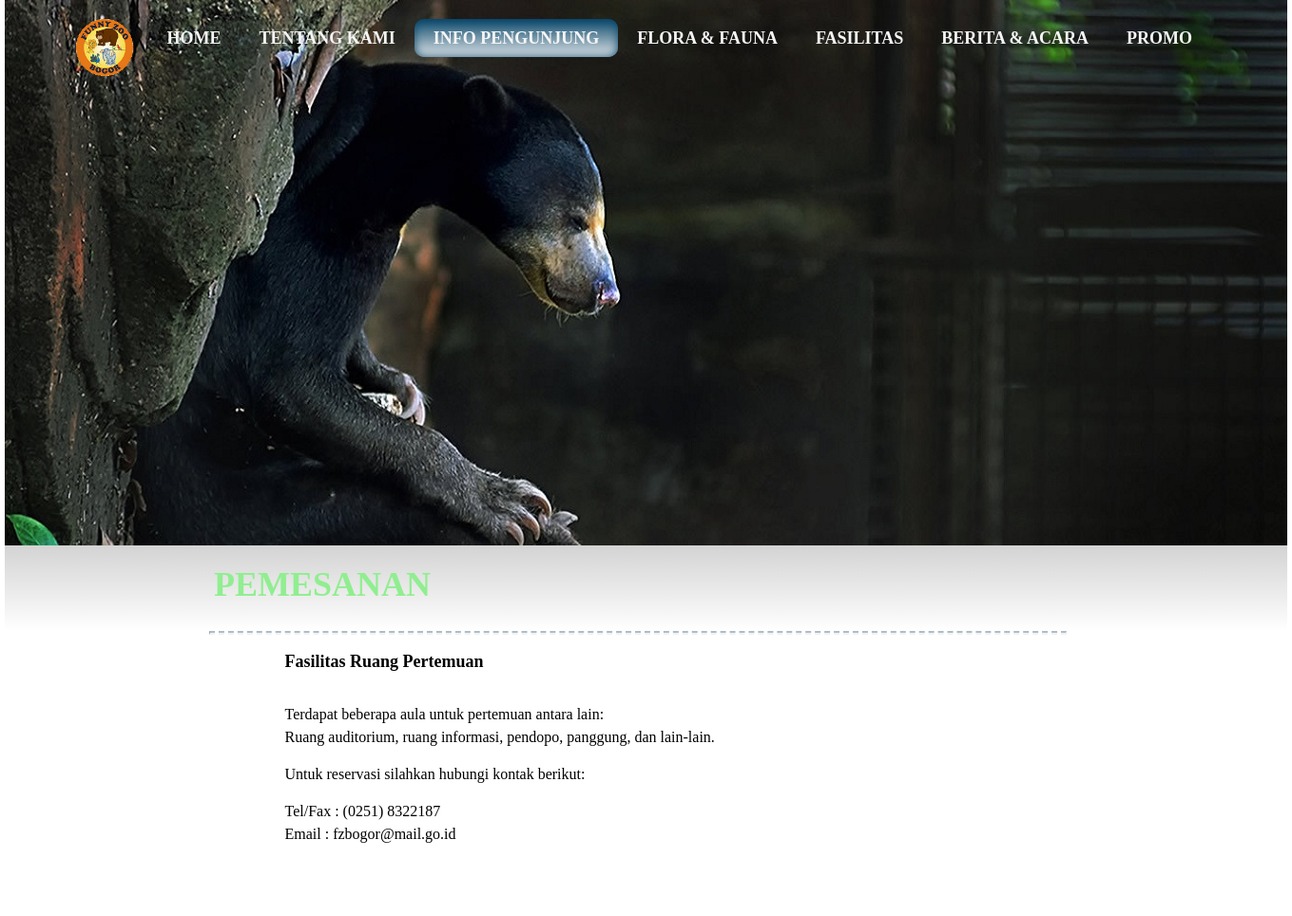
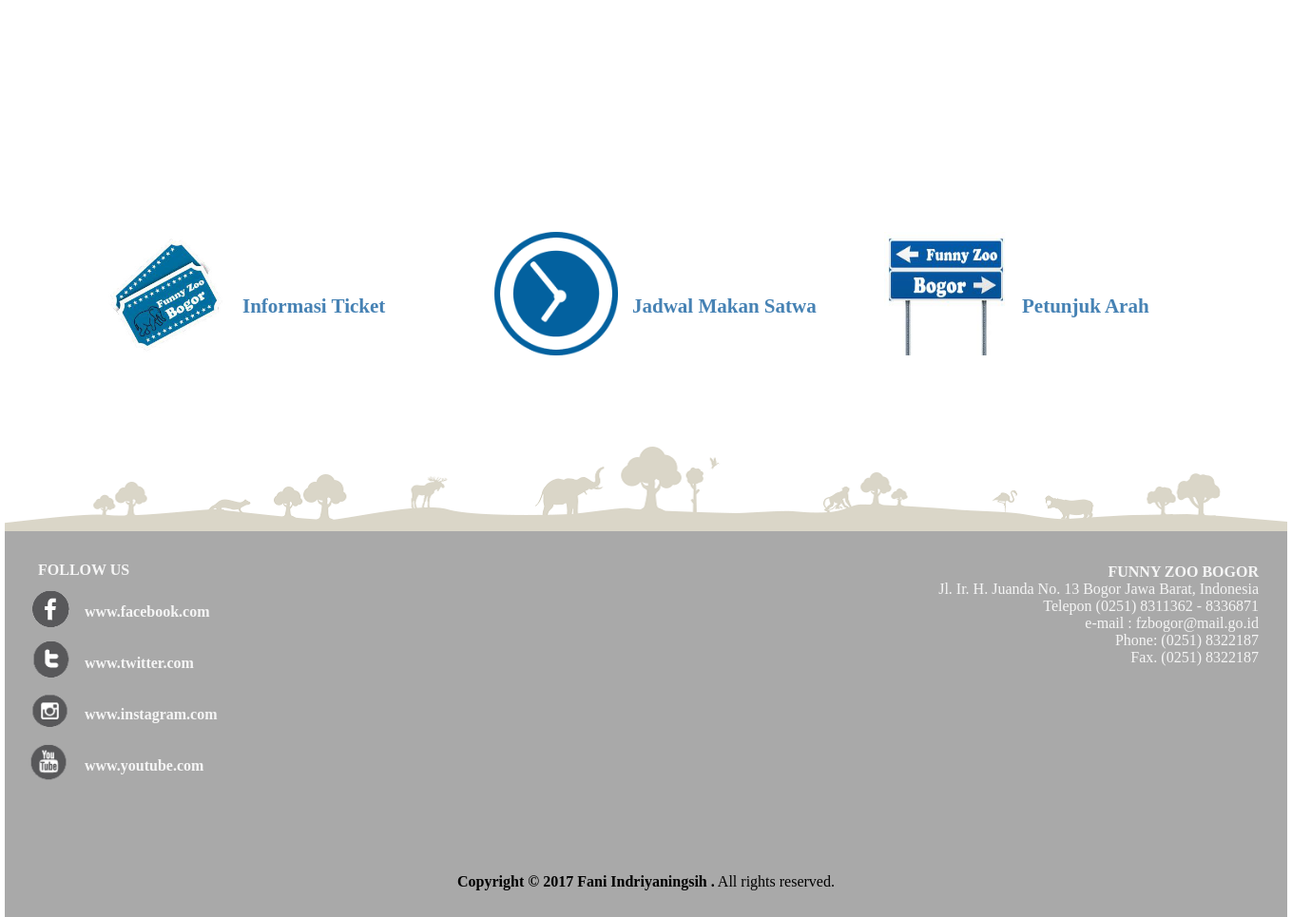
Page /CI_Funny_Zoo/index.php/funny_zoo/pemesanan on the committed database (2 pictures, top to bottom).
### tables this page shows
CREATE TABLE `tbl_ip` (
  `kd_ip` int(11) NOT NULL,
  `judul_ip` varchar(50) NOT NULL,
  `isi_ip` text NOT NULL,
  `foto_ip` varchar(100) NOT NULL,
  `tgl_ip` date NOT NULL,
  `kd_status` int(11) NOT NULL
);

### CI_Funny_Zoo/application/controllers/Funny_zoo.php (called while the page is built, shortened)
<?php
class Funny_zoo extends CI_Controller {
	public function __construct()
	{
		$this->load->model('funny_model');
	}
	public function pemesanan()
	{
		$data['pemesanan'] = $this->funny_model->get_pemesanan();
		$this->load->view('ip_pemesanan',$data);
	}
}

### CI_Funny_Zoo/index.php (called while the page is built, shortened)
<?php
require_once BASEPATH.'core/CodeIgniter.php';

### CI_Funny_Zoo/application/models/funny_model.php (called while the page is built, shortened)
<?php
class funny_model extends CI_Model
{
	public function get_pemesanan()
	{
		$this->db->where(['kd_status' => 1, 'kd_ip' => 4]);
		$query = $this->db->get('tbl_ip');
		if ( ! empty($query->row()) ) {
			return $query->row();
		}
		return false;
	}
}

### CI_Funny_Zoo/application/views/ip_pemesanan.php (the view, shortened to what this page needs)
<html>
  <head>
    <link rel="stylesheet" type="text/css" href="asset/template/t_pemesanan1.css">
  </head>
  <body>
        <div class="content" style="position:relative;">
        <header>
          <div id='cssmenu' style="position:absolute; top:0px; right:10px;z-index:2;">
              <ul>
                <li><img src="asset/images/gambar/logo.png" width="60px" height="60px" align="left">&nbsp;&nbsp;&nbsp;&nbsp;</li>
                <li class='has-sub '><a href='index.php'><span><b>HOME</b></span></a></li>
                <li class='has-sub '><a href='#'><span><b>TENTANG KAMI</b></span></a>
                </li>
                 <li class='has-sub active'><a href='#'><span><b>INFO PENGUNJUNG</b></span></a>
                </li>
                <li class='has-sub '><a href='#'><span><b>FLORA & FAUNA</b></span></a>
                </li>
                <li class='has-sub '><a href='#'><span><b>FASILITAS</b></span></a>
                </li>
                <li class='has-sub '><a href="<?php echo site_url ('berita') ; ?>"><span><b>BERITA & ACARA</b></span></a>
                </li>
                <li><a href="<?php echo site_url ('promo') ; ?>"><span><b>PROMO</b></span></a></li>
              </ul>
            </div>
           <div id="img_header">
           </div>
        </header>
        </div>
    <div id="konten1">
        <div class="judul">
          <h1><?= $pemesanan->judul_ip ?></h1>
        </div>
    </div>
        <hr class="onepixel">
    <div id="konten2">
      <div id="isi2">
      <div style="">
    <div id="isi2">
      <div class="hasil">
      	<h2>Fasilitas Ruang Pertemuan</h2>
        <p>
          <?php
        echo $pemesanan->isi_ip;
          ?>
        </p>
      </div>
    </div>
      </div>
    </div>
    <div id="info">
      <div id="info1">
      <div id="subinfo">
         <div class="sub1"><br>&nbsp;&nbsp;&nbsp;&nbsp;<a href="<?php echo site_url ('tiket') ; ?>"><img src="asset/images/icon/icon1.jpg" width="130px" height="130px"></a></div>
         <div class="sub2"><a href="<?php echo site_url ('tiket') ; ?>"><strong>Informasi Ticket</strong></a></div><br>
      </div>
      <div id="subinfo">
        <div class="sub1"><br>&nbsp;&nbsp;&nbsp;&nbsp;<a href="<?php echo site_url ('jadwal') ; ?>"><img src="asset/images/icon/icon2a.jpg" width="130px" height="130px"></a></div>
        <div class="sub2"><a href="<?php echo site_url ('jadwal') ; ?>"><strong>Jadwal Makan Satwa</strong></a></div><br>
      </div>
      <div id="subinfo">
        <div class="sub1"><br>&nbsp;&nbsp;&nbsp;&nbsp;<a href="<?php echo site_url ('peta') ; ?>"><img src="asset/images/icon/icon3.jpg" width="130px" height="130px"></a></div>
        <div class="sub2"><a href="<?php echo site_url ('peta') ; ?>"><strong>Petunjuk Arah</strong></a></div><br>
      </div>
    </div>
    </div>
    <div id="konten3">
    </div>
   <div id="footer">
     <div id="footer1">
         <br><div class="link3"><a href="http://www.facebook.com"><strong>FOLLOW US</strong></a></div><br>
         <div class="link1"><br>&nbsp;&nbsp;&nbsp;&nbsp;<a href="http://www.facebook.com"><img src="asset/images/icon/fb.png" width="54px" height="45px"></a></div>
         <div class="link2"><a href="http://www.facebook.com"><strong>www.facebook.com</strong></a></div><br>
         <div class="link1"><br>&nbsp;&nbsp;&nbsp;&nbsp;<a href="http://www.twitter.com"><img src="asset/images/icon/twit.png" width="54px" height="45px"></a></div>
         <div class="link2"><a href="http://www.twitter.com"><strong>www.twitter.com</strong></a></div><br>
         <div class="link1"><br>&nbsp;&nbsp;&nbsp;&nbsp;<a href="http://www.instagram.com"><img src="asset/images/icon/insta.png" width="54px" height="45px"></a></div>
         <div class="link2"><a href="http://www.instagram.com"><strong>www.instagram.com</strong></a></div><br>
         <div class="link1"><br>&nbsp;&nbsp;&nbsp;&nbsp;<a href="http://www.youtube.com"><img src="asset/images/icon/you.png" width="54px" height="45px"></a></div>
         <div class="link2"><a href="http://www.youtube.com"><strong>www.youtube.com</strong></a></div><br>
      </div>
      <div id="footer2">
        <div class="alamat">
          <p>
            <strong>FUNNY ZOO BOGOR</strong><br>
            Jl. Ir. H. Juanda No. 13 Bogor Jawa Barat, Indonesia<br>
            Telepon (0251) 8311362 - 8336871<br>
            e-mail : fzbogor@mail.go.id<br>
            Phone: (0251) 8322187<br>
            Fax. (0251) 8322187<br>
          </p>
        </div>
      </div>
      <div id="footer3"><br><br><br><strong>Copyright &copy; 2017 Fani Indriyaningsih .</strong> All rights
    reserved.</div>
  </div>
  </body>
</html>

### rows in the picture
tbl_ip: judul_ip "PEMESANAN", isi_ip "Terdapat beberapa aula untuk pertemuan antara lain: Ruang auditorium, ruang informasi, pendopo, panggung, dan lain-lain. Untuk reservasi silahkan hubungi kontak berikut: Tel/Fax : (0251) 8322187 Email : fzbogor@mail.go.id"
